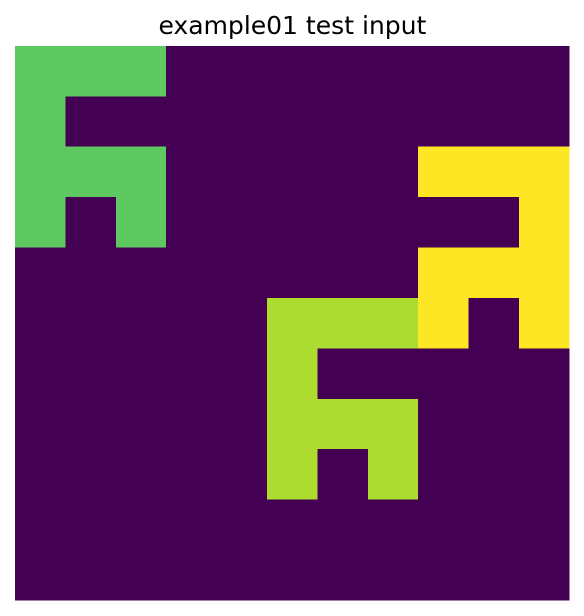
#> input picture example01_test_input.png, 1168 x 1231 px (shown at 1/2 size); its folder holds only this picture in this run
$ python -i audit_operator_gap_after_lift.py   (imports and definitions only)
#> lines starting #> are read from the running program, lines starting #| are printed output that depends on the picture
"""Operator gap audit after ViewProgram lifting.

For each failed task and each applicable ViewProgram, computes residual
features between lifted input and expected output. Classifies the missing
operator family needed to close the gap.

Input:
    adaptergenesis_zero_proposal_audit_detail.json
    selected_replay_tasks.csv

Output:
    operator_gap_after_lift.csv
    operator_gap_after_lift_summary.md

Usage:
    source /cluster/VAST/kazict-lab/e/lesion_phes/lesenv/bin/activate
    PYTHONPATH=src python3.11 scripts/audit_operator_gap_after_lift.py
"""
from __future__ import annotations

import csv
import json
import os
import sys
from collections import Counter
from pathlib import Path
from typing import Any, Dict, List, Optional, Tuple

import numpy as np
from scipy import ndimage

sys.path.insert(0, os.path.join(os.path.dirname(__file__), "..", "src"))

from reasoning_project.view_programs import (
    enumerate_view_programs,
    IdentityView,
    CropNonBackgroundView,
    CropBoundingBoxView,
    RemoveFrameView,
    ExtractInteriorView,
    SplitColorLayerView,
    ForegroundBackgroundView,
    NormalizeObjectBBoxView,
    SymmetryQuotientView,
    RepeatedMotifView,
    LineAnchorView,
)
from reasoning_project.reasoning_engine import (
    _extract_objects_with_properties,
)

ROOT = Path(__file__).resolve().parent.parent
FDAG_OUT = ROOT / "outputs" / "full_novel_reasoning_pipeline_v2" / "failure_driven_adaptergenesis_v2_2026_06_21"
OUT = ROOT / "outputs" / "full_novel_reasoning_pipeline_v2" / "operator_genesis_v1_2026_06_21"
ARC_CHALLENGES = ROOT / "data" / "arc" / "arc-agi_training_challenges.json"
ARC_SOLUTIONS = ROOT / "data" / "arc" / "arc-agi_training_solutions.json"


# [16 lines left out: functions load_arc_data, load_task, not called in this run]


def count_connected_components(grid: np.ndarray) -> int:
    _, n = ndimage.label(grid != 0)
    return n


def count_colors(grid: np.ndarray) -> int:
    return len(set(grid.flatten().tolist()) - {0})


def classify_residual(
    inp: np.ndarray, out: np.ndarray,
) -> Dict[str, Any]:
    """Classify the pixel residual between input and output."""
    result: Dict[str, Any] = {}

    same_shape = inp.shape == out.shape
    result["input_shape"] = list(inp.shape)
    result["output_shape"] = list(out.shape)
    result["same_shape"] = same_shape

    n_obj_in = count_connected_components(inp)
    n_obj_out = count_connected_components(out)
    result["n_objects_before"] = n_obj_in
    result["n_objects_after"] = n_obj_out
    result["object_count_change"] = n_obj_out - n_obj_in

    c_in = count_colors(inp)
    c_out = count_colors(out)
    result["color_count_in"] = c_in
    result["color_count_out"] = c_out
    result["color_count_change"] = c_out - c_in

    result["cc_in"] = n_obj_in
    result["cc_out"] = n_obj_out
    result["connected_component_change"] = n_obj_out - n_obj_in

    if same_shape:
        diff = inp != out
        n_changed = int(diff.sum())
        n_total = inp.size
        result["pixels_changed"] = n_changed
        result["pixel_change_fraction"] = round(n_changed / max(n_total, 1), 4)

        # Bounding box of changed region
        if n_changed > 0:
            rows, cols = np.where(diff)
            bbox = (int(rows.min()), int(cols.min()), int(rows.max()), int(cols.max()))
            result["change_bbox"] = bbox
            bbox_area = (bbox[2] - bbox[0] + 1) * (bbox[3] - bbox[1] + 1)
            result["bbox_change_area"] = bbox_area
        else:
            result["change_bbox"] = None
            result["bbox_change_area"] = 0
    else:
        result["pixels_changed"] = None
        result["pixel_change_fraction"] = None
        result["change_bbox"] = None
        result["bbox_change_area"] = None

    # Classify residual type flags
    result["crop_like"] = False
    result["copy_like"] = False
    result["extend_line_like"] = False
    result["fill_hole_like"] = False
    result["recolor_like"] = False
    result["move_like"] = False
    result["reflect_like"] = False
    result["repeat_like"] = False
    result["count_like"] = False
    result["composition_needed"] = False

    # Crop detection
    if not same_shape:
        if out.shape[0] <= inp.shape[0] and out.shape[1] <= inp.shape[1]:
            result["crop_like"] = True
        elif out.shape[0] >= inp.shape[0] and out.shape[1] >= inp.shape[1]:
            result["repeat_like"] = True

    if same_shape and result["pixels_changed"] is not None:
        if result["pixels_changed"] == 0:
            pass
        else:
            # Recolor: same objects, different colors
            labeled_in, n_in = ndimage.label(inp != 0)
            labeled_out, n_out = ndimage.label(out != 0)
            if n_in == n_out and n_in > 0:
                shapes_match = True
                for label in range(1, n_in + 1):
                    mask_in = labeled_in == label
                    mask_out = labeled_out == label
                    if mask_in.shape != mask_out.shape or not np.array_equal(mask_in, mask_out):
                        shapes_match = False
                        break
                if shapes_match:
                    result["recolor_like"] = True

            # Fill hole: output has fewer zeros inside objects
            zeros_in = int((inp == 0).sum())
            zeros_out = int((out == 0).sum())
            if zeros_out < zeros_in and n_obj_out <= n_obj_in:
                result["fill_hole_like"] = True

            # Move detection: object count same but positions differ
            if n_in == n_out and n_in > 0 and not result["recolor_like"]:
                centroids_in = ndimage.center_of_mass(inp != 0, labeled_in, range(1, n_in + 1))
                centroids_out = ndimage.center_of_mass(out != 0, labeled_out, range(1, n_out + 1))
                if len(centroids_in) == len(centroids_out):
                    # Check if any centroid moved
                    moved = any(
                        abs(ci[0] - co[0]) > 0.5 or abs(ci[1] - co[1]) > 0.5
                        for ci, co in zip(centroids_in, centroids_out)
                    )
                    if moved:
                        result["move_like"] = True

            # Copy: output has more objects than input
            if n_obj_out > n_obj_in:
                result["copy_like"] = True

            # Reflection: check if output is a reflection of input
            if np.array_equal(out, np.fliplr(inp)) or np.array_equal(out, np.flipud(inp)):
                result["reflect_like"] = True

            # Line extension: check if changed pixels form a line
            if result["pixels_changed"] and result["pixels_changed"] > 0:
                rows, cols = np.where(diff)
                if len(rows) > 2:
                    row_range = rows.max() - rows.min()
                    col_range = cols.max() - cols.min()
                    if row_range <= 1 or col_range <= 1:
                        result["extend_line_like"] = True

            # Multi-step composition heuristic
            flags = [result["recolor_like"], result["move_like"],
                     result["fill_hole_like"], result["copy_like"],
                     result["extend_line_like"]]
            if sum(flags) >= 2:
                result["composition_needed"] = True

    # Output object count relative to input
    if n_obj_out == 1 and n_obj_in > 1:
        result["count_like"] = True

    return result


# [234 lines left out: functions classify_operator_family, get_applicable_views, main, not called in this run]


# [2 lines not run here, left out]

>>> import cv2
>>> picture = cv2.imread('../example01_test_input.png', cv2.IMREAD_GRAYSCALE)
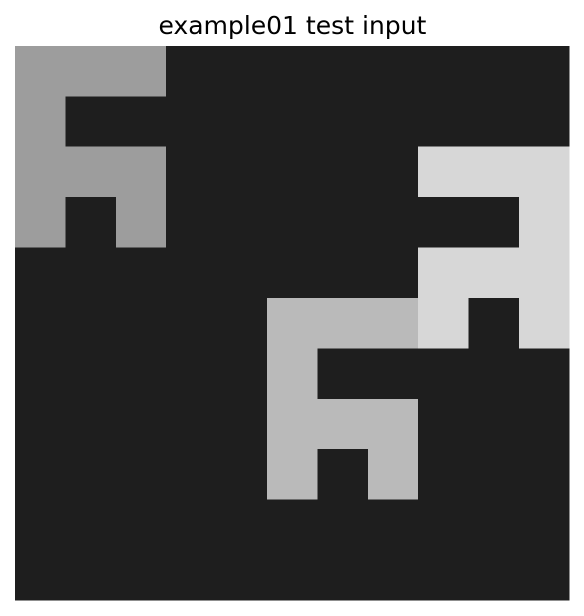
#> picture: shape (1231, 1168) (shown at 1/2 size); min 0, max 255, mean 91.4
>>> result = classify_residual(picture, 'out.png')
#> (the run stopped early here; a loop or call above may not have finished)

$ run again, on example02_test_input.png
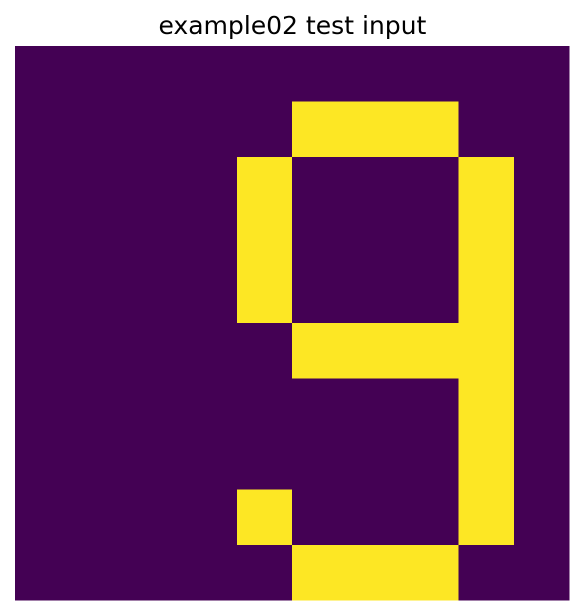
#> input picture example02_test_input.png, 1168 x 1231 px (shown at 1/2 size)
#> `picture = cv2.imread('../example01_test_input.png', cv2.IMREAD_GRAYSCA..`:
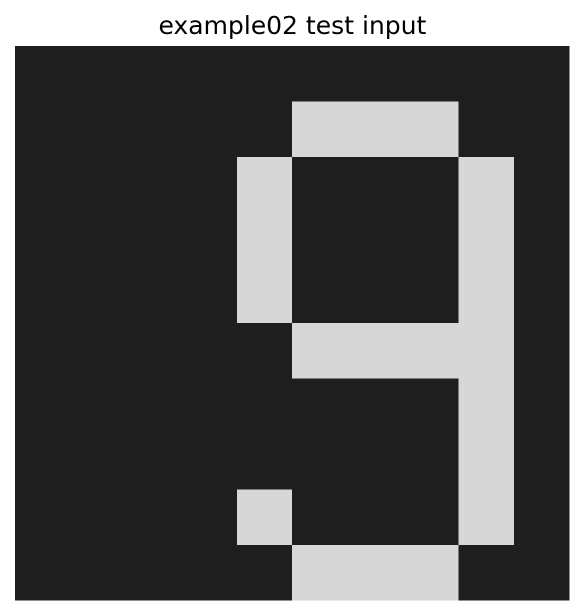
#> picture: shape (1231, 1168) (shown at 1/2 size); min 0, max 255, mean 93.2

$ run again, on example03_test_input.png
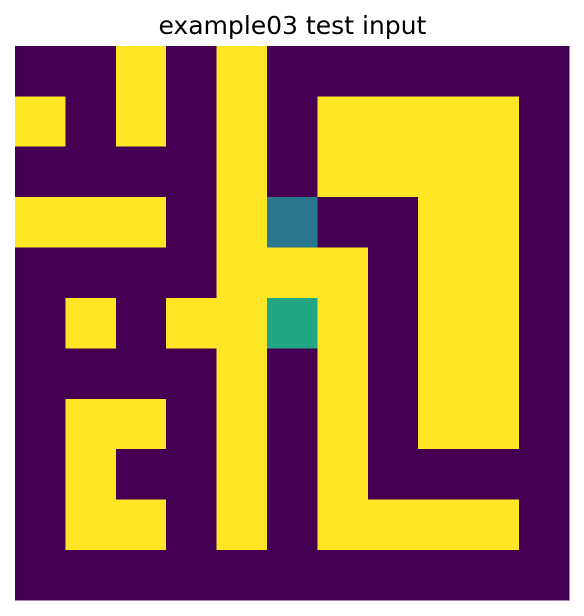
#> input picture example03_test_input.png, 1168 x 1231 px (shown at 1/2 size)
#> `picture = cv2.imread('../example01_test_input.png', cv2.IMREAD_GRAYSCA..`:
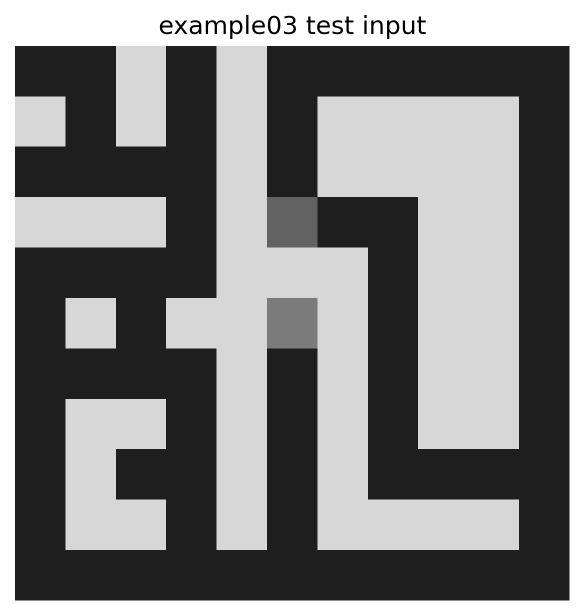
#> picture: shape (1231, 1168) (shown at 1/2 size); min 0, max 255, mean 129.4
